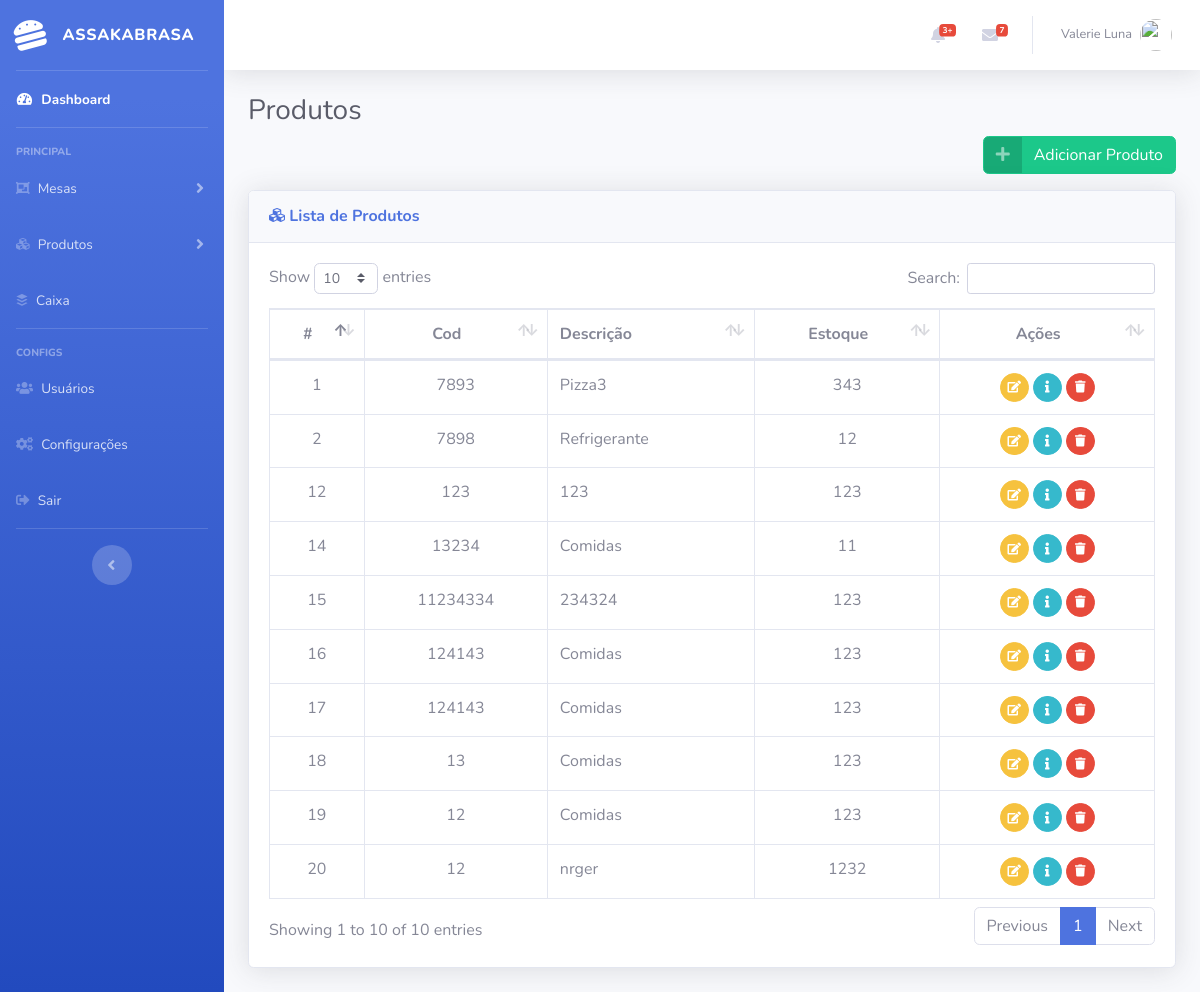
Before: /produtos/ (signed in) with the older database file.
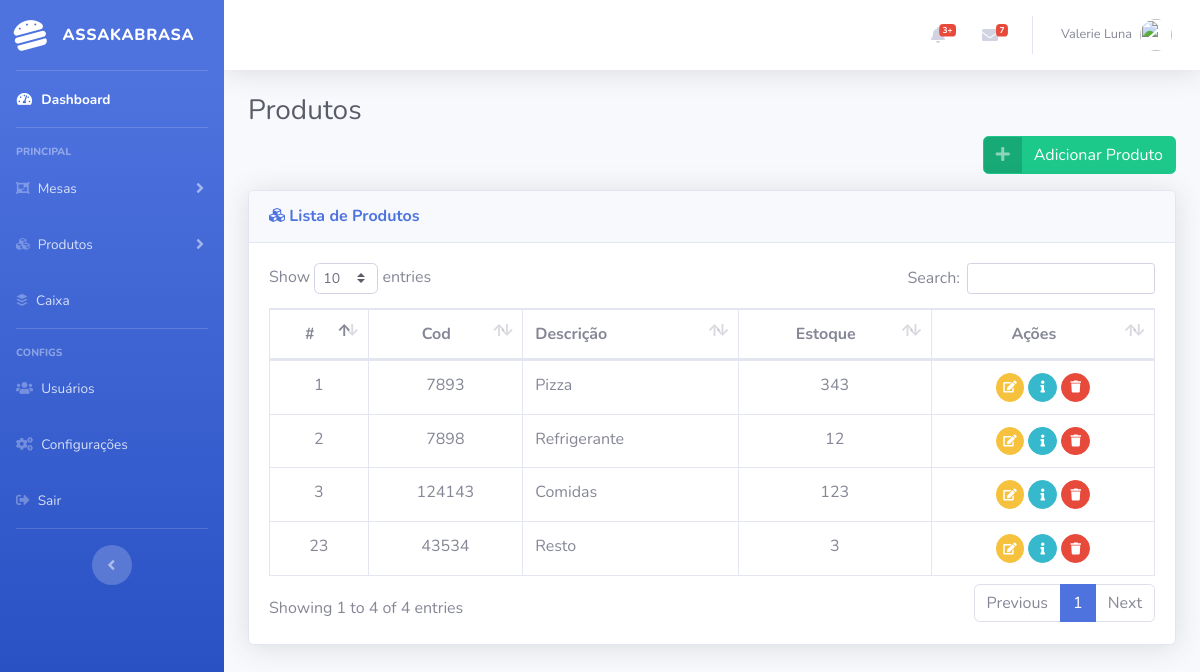
After: the same page with the newer database file.
### tables this page shows
CREATE TABLE `tb_produtos` (
  `id` int(11) NOT NULL,
  `cod` int(11) NOT NULL,
  `descricao` varchar(255) NOT NULL,
  `valor` decimal(10,2) NOT NULL,
  `estoque` int(10) NOT NULL,
  `data_registro` datetime NOT NULL,
  `id_categoria` int(11) NOT NULL,
  `id_usuario` int(11) NOT NULL
);

### app/controllers/Produtos.php (called while the page is built, shortened)
<?php
	class Produtos extends Controller {
		public function __construct(){
			$this->produtoModel = $this->model('Produto');
		}
		public function index(){
			$produtos = $this->produtoModel->getProdutos();
			$categorias = $this->produtoModel->getCategorias();
			$data = [
				'produtos' => $produtos,
				'categorias' => $categorias,
				'id_usuario' => $_SESSION['id_usuario']
			];
			$this->view('/produtos/cadastrar/index', $data);
		}
	}
?>

### app/libraries/Core.php (called while the page is built, shortened)
<?php
	class Core{
		protected $currentMethod = 'index';
		public function __construct(){
			$url = $this->getUrl();
			if (file_exists("../app/controllers/" . ucwords($url[0]) . ".php")) {
				unset($url[0]);
			}
			$this->currentController = new $this->currentController();
			$this->params = $url ? array_values($url) : [];
			call_user_func_array([$this->currentController, $this->currentMethod], $this->params);
		}
		public function getUrl(){
			if (isset($_GET['url'])) {
				$url = rtrim($_GET['url'], "/");
				$url = filter_var($url, FILTER_SANITIZE_URL);
				$url = explode("/", $url);
				return $url;
			}
		}
	}
?>

### public/index.php (called while the page is built, shortened)
<?php
	$init = new Core;
?>

### app/libraries/Database.php (called while the page is built, shortened)
<?php
	class Database {
		private $host = DB_HOST;
		private $user = DB_USER;
		private $pass = DB_PASS;
		private $dbname = DB_NAME;
		private $dbh;
		private $stmt;
		public function __construct() {
			$dsn = 'mysql:host=' . $this->host . ';dbname=' . $this->dbname;
			$options = array(
				PDO::ATTR_PERSISTENT => true,
				PDO::ATTR_ERRMODE => PDO::ERRMODE_EXCEPTION
			);
			try{
				$this->dbh = new PDO($dsn, $this->user, $this->pass, $options);
			} catch(PDOException $e){
				$this->error = $e->errorInfo();
				echo $this->error;
			}
		}
		public function query($sql) {
			$this->stmt = $this->dbh->prepare($sql);
		}
		public function execute() {
			return $this->stmt->execute();
		}
		public function resultSet() {
			$this->execute();
			return $this->stmt->fetchAll(PDO::FETCH_OBJ);
		}
	}
?>

### app/models/Produto.php (called while the page is built, shortened)
<?php
	class Produto {
		private $db;
		public function __construct() {
			$this->db = new Database;
		}
		public function getCategorias(){
			$this->db->query("SELECT * FROM tb_categorias");
			if ($this->db->execute()) {
				return $this->db->resultSet();
			}
		}
		public function getProdutos(){
			$this->db->query("SELECT p.id AS id_produto, p.cod, p.descricao, p.valor, p.estoque, p.data_registro, u.nome, c.id AS id_categoria, c.descricao AS descricao_categoria FROM tb_produtos AS p JOIN tb_categorias AS c ON p.id_categoria = c.id JOIN tb_usuarios AS u ON u.id = p.id_usuario");
			if ($this->db->execute()) {
				return $this->db->resultSet();
			}
		}
	}
?>

### app/views/produtos/cadastrar/index.php (the view, shortened to what this page needs)
<?php require_once APPROOT . '/views/inc/header.php'; ?>
<div class="row">
	<div class="col-lg-12">
		<h1 class="h3 mb-2 text-gray-800">Produtos</h1>
		<div class="row">
			<div class="col-12 text-right">
				<a href="#adicionar_produto" data-toggle="modal" class="btn btn-success btn-icon-split">
					<span class="icon text-white-50">
						<i class="fas fa-plus"></i>
					</span>
					<span class="text">Adicionar Produto</span>
				</a>
			</div>
		</div>
		<div class="card shadow mb-4 mt-3">
			<div class="card-header py-3">
				<h6 class="m-0 font-weight-bold text-primary"><i class="fas fa-cubes"></i> Lista de Produtos</h6>
			</div>
			<div class="card-body">
				<div class="table-responsive">
					<table class="table table-bordered" id="dataTable" width="100%" cellspacing="0">
						<thead>
							<tr>
								<th class="text-center">#</th>
								<th class="text-center">Cod</th>
								<th>Descrição</th>
								<th class="text-center">Estoque</th>
								<th class="text-center">Ações</th>
							</tr>
						</thead>
						<tbody>
							<?php foreach ($data['produtos'] as $key => $value): ?>
								<tr>
									<td class="text-center"><?php echo $value->id_produto ?></td>
									<td class="text-center"><?php echo $value->cod ?></td>
									<td><?php echo $value->descricao ?></td>
									<td class="text-center"><?php echo $value->estoque ?></td>
									<td class="text-center">
										<a class="btn btn-warning btn-circle btn-sm" href="<?php echo URLROOT ?>/produtos/alterProduto/<?php echo $value->id_produto ?>" id="<?php echo $value->id_produto ?>" data-toggle="modal" data-placement="top" data-target="#modal_editar" title="Editar Produto" modal-size="modal-lg">
											<i class="fas fa-edit"></i>
										</a>
										<a class="btn btn-info btn-circle btn-sm" href="#" id="<?php echo $value->id_produto ?>" data-toggle="modal" data-placement="top" data-target="#modal_info" title="Informações do Produto">
											<i class="fas fa-info"></i>
										</a>
										<a class="btn btn-danger btn-circle btn-sm" href="<?php echo URLROOT ?>/produtos/deleteProduto/<?php echo $value->id_produto ?>" data-toggle="modal" data-placement="top" data-target="#modal_excluir" title="Excluir Produto" text="Deseja Realmente excluir este Produto ?">
											<i class="fas fa-trash"></i>
										</a>
									</td>
								</tr>
							<?php endforeach ?>
						</tbody>
					</table>
				</div>
			</div>
		</div>
	</div>
</div>
<?php require_once APPROOT . '/views/inc/footer.php'; ?>

### app/libraries/Controller.php (shortened to what this page needs)
<?php
	class Controller{
		public function model($model){
			return new $model();
		}
		public function view($view, $data = []){
			if (file_exists('../app/views/' . $view . '.php')) {
				require_once '../app/views/' . $view . '.php';
			}else{
				die("Esta view não existe");
			}
		}
	}
?>

### app/views/inc/header.php (shortened to what this page needs)
<!DOCTYPE html>
<html lang="en">
    <head>
        <link href="<?php echo URLROOT; ?>/vendor/fontawesome-free/css/all.min.css" rel="stylesheet" type="text/css">
        <link href="<?php echo URLROOT; ?>/css/sb-admin-2.css" rel="stylesheet">
        <link href="<?php echo URLROOT; ?>/vendor/datatables/dataTables.bootstrap4.min.css" rel="stylesheet">
    </head>
    <body id="page-top">
        <div id="wrapper">
            <ul class="navbar-nav bg-gradient-primary sidebar sidebar-dark accordion" id="accordionSidebar">
                <a class="sidebar-brand d-flex align-items-center justify-content-center" href="<?php echo URLROOT; ?>">
                    <div class="sidebar-brand-icon rotate-n-15">
                        <i class="fas fa-hamburger"></i>
                    </div>
                    <div class="sidebar-brand-text mx-3">Assakabrasa</div>
                </a>
                <hr class="sidebar-divider my-0">
                <li class="nav-item active">
                    <a class="nav-link" href="<?php echo URLROOT; ?>/">
                    <i class="fas fa-fw fa-tachometer-alt"></i>
                    <span>Dashboard</span></a>
                </li>
                <hr class="sidebar-divider">
                <div class="sidebar-heading">
                    Principal
                </div>
                <li class="nav-item">
                    <a class="nav-link collapsed" href="#" data-toggle="collapse" data-target="#mesas" aria-expanded="true" aria-controls="mesas">
	                    <i class="fas fa-object-group"></i>
	                    <span>Mesas</span>
                    </a>
                </li>
                <li class="nav-item">
                    <a class="nav-link collapsed" href="#" data-toggle="collapse" data-target="#produtos" aria-expanded="true" aria-controls="produtos">
	                    <i class="fas fa-cubes"></i>
	                    <span>Produtos</span>
                    </a>
                </li>
                <li class="nav-item">
                    <a class="nav-link" href="<?php echo URLROOT; ?>/caixas/">
                    	<i class="fab fa-buffer"></i>
                    	<span>Caixa</span>
                    </a>
                </li>
                <hr class="sidebar-divider">
                <div class="sidebar-heading">
                    Configs
                </div>
                <li class="nav-item">
                    <a class="nav-link" href="<?php echo URLROOT; ?>/users/">
                    <i class="fas fa-users"></i>
                    <span>Usuários</span></a>
                </li>
                <li class="nav-item">
                    <a class="nav-link" href="<?php echo URLROOT; ?>/configuracoes">
                    	<i class="fas fa-cogs"></i>
                    <span>Configurações</span></a>
                </li>
                <li class="nav-item">
                    <?php if (isset($_SESSION['id_caixa'])): ?>
                        <a class="nav-link" href="#logoutModal">
                            <i class="fas fa-sign-out-alt"></i>
                        <span>Sair</span></a>
                    <?php else: ?>
                        <a class="nav-link" href="<?php echo URLROOT; ?>/users/logout">
                        	<i class="fas fa-sign-out-alt"></i>
                        <span>Sair</span></a>
                    <?php endif; ?>
                </li>
                <hr class="sidebar-divider d-none d-md-block">
                <div class="text-center d-none d-md-inline">
                    <button class="rounded-circle border-0" id="sidebarToggle"></button>
                </div>
            </ul>
            <div id="content-wrapper" class="d-flex flex-column">
                <div id="content">
                    <nav class="navbar navbar-expand navbar-light bg-white topbar mb-4 static-top shadow">
                        <ul class="navbar-nav ml-auto">
                            <li class="nav-item dropdown no-arrow mx-1">
                                <a class="nav-link dropdown-toggle" href="#" id="alertsDropdown" role="button" data-toggle="dropdown" aria-haspopup="true" aria-expanded="false">
                                    <i class="fas fa-bell fa-fw"></i>
                                    <span class="badge badge-danger badge-counter">3+</span>
                                </a>
                            </li>
                            <li class="nav-item dropdown no-arrow mx-1">
                                <a class="nav-link dropdown-toggle" href="#" id="messagesDropdown" role="button" data-toggle="dropdown" aria-haspopup="true" aria-expanded="false">
                                    <i class="fas fa-envelope fa-fw"></i>
                                    <span class="badge badge-danger badge-counter">7</span>
                                </a>
                            </li>
                            <li class="nav-item dropdown no-arrow">
                                <a class="nav-link dropdown-toggle" href="#" id="userDropdown" role="button" data-toggle="dropdown" aria-haspopup="true" aria-expanded="false">
                                <span class="mr-2 d-none d-lg-inline text-gray-600 small">Valerie Luna</span>
                                <img class="img-profile rounded-circle" src="https://source.unsplash.com/QAB-WJcbgJk/60x60">
                                </a>
                            </li>
                        </ul>
                    </nav>
                    <div class="container-fluid">

### app/views/inc/footer.php (shortened to what this page needs)
					</div>
                </div>
            </div>
        </div>
    </body>
</html>

Changed rows visible on the page:
removed tb_produtos: id "12", cod "123", descricao "123", estoque "123"
removed tb_produtos: id "14", cod "13234", descricao "Comidas", estoque "11"
removed tb_produtos: id "15", cod "11234334", descricao "234324", estoque "123"
removed tb_produtos: id "16", cod "124143", descricao "Comidas", estoque "123"
removed tb_produtos: id "17", cod "124143", descricao "Comidas", estoque "123"
removed tb_produtos: id "18", cod "13", descricao "Comidas", estoque "123"
removed tb_produtos: id "19", cod "12", descricao "Comidas", estoque "123"
removed tb_produtos: id "20", cod "12", descricao "nrger", estoque "1232"
changed tb_produtos: descricao "Pizza3" → "Pizza"
added tb_produtos: id "3", cod "124143", descricao "Comidas", estoque "123"
added tb_produtos: id "23", cod "43534", descricao "Resto", estoque "3"
Other visible differences:
text written by a page script: "Show entries Search: Showing 1 to 10 of 10 entries Previous 1 Next" → "Show entries Search: Showing 1 to 4 of 4 entries Previous 1 Next"
